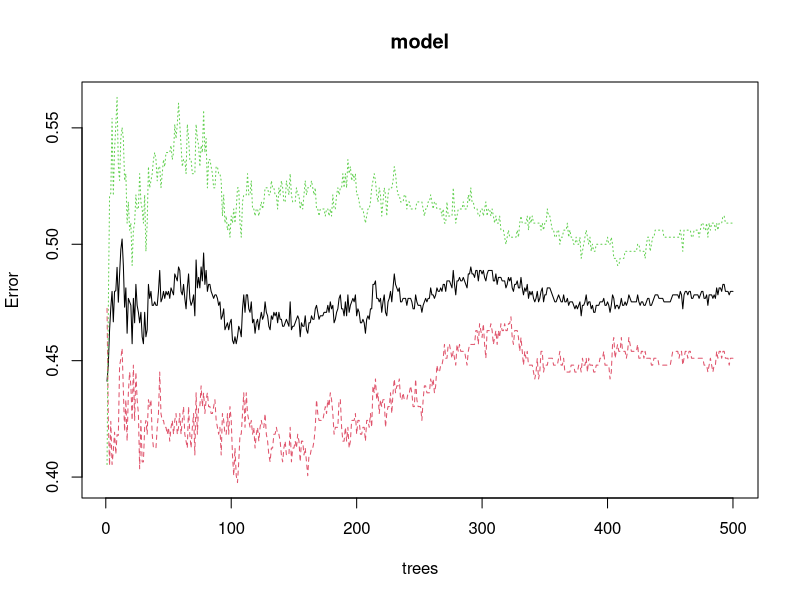
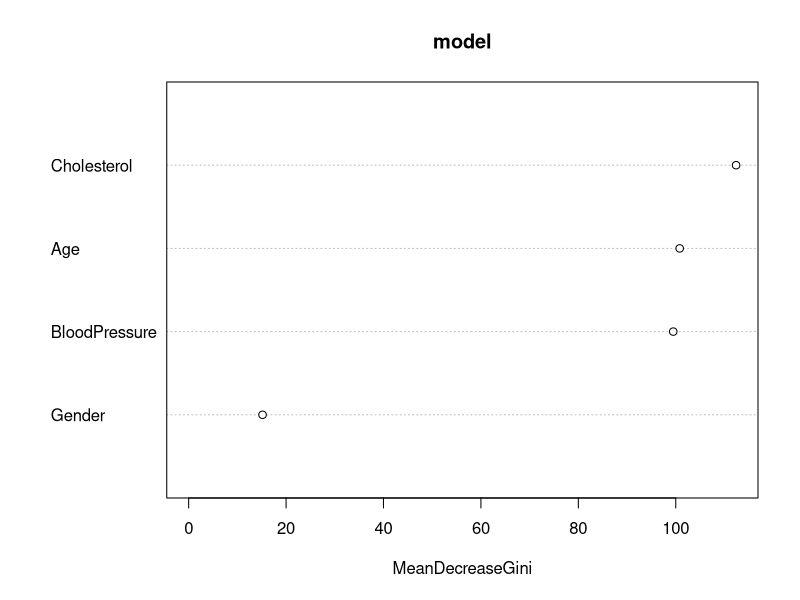

These charts were generated, in order, by the following R code:
# Generate sample data for a healthcare dataset

library(randomForest)
library(caTools)
########## Dataset gets generated from code below #############
# Patient ID
patient_id <- 1:1000

# Age (assumed values between 20 and 70)
age <- sample(20:70, 1000, replace = TRUE)

# Gender (assuming two genders: Male and Female)
gender <- sample(c("Male", "Female"), 1000, replace = TRUE)

# Blood Pressure (assumed values between 90 and 140)
blood_pressure <- sample(90:140, 1000, replace = TRUE)

# Cholesterol Level (assumed values between 150 and 250)
cholesterol <- sample(150:250, 1000, replace = TRUE)

disease <- sample(c("TRUE", "False"), 1000, replace = TRUE)


# Create the healthcare dataset
healthcare_dataset <- data.frame(
  PatientID = patient_id,
  Age = age,
  Gender = gender,
  BloodPressure = blood_pressure,
  Cholesterol = cholesterol,
  Disease = disease
)

healthcare_dataset$Gender <- as.factor(healthcare_dataset$Gender)
healthcare_dataset$Disease <- as.factor(healthcare_dataset$Disease)


# Print the healthcare dataset
print(healthcare_dataset)

# Save the healthcare dataset to a CSV file
csv_file_path <- "healthcare_dataset11.csv"
write.csv(healthcare_dataset, file = csv_file_path, row.names = TRUE)

# Print a message indicating where the file was saved
cat("Healthcare dataset saved to:", csv_file_path, "\n")
########## Dataset gets generated from above below #############


################Now random forest code####################
split<-sample.split(healthcare_dataset,SplitRatio=0.7)

train<- subset(healthcare_dataset,split==TRUE)
test<-subset(healthcare_dataset,split==FALSE)

input<-train[,2:5]
target<-train[,6]

model<-randomForest(input,target,data = train,class.f=TRUE)

pred <- predict(model,test)
pred

cm<-table(pred,test$Disease)
cm

plot(model)
varImpPlot(model)
importance(model)
summary(model)
